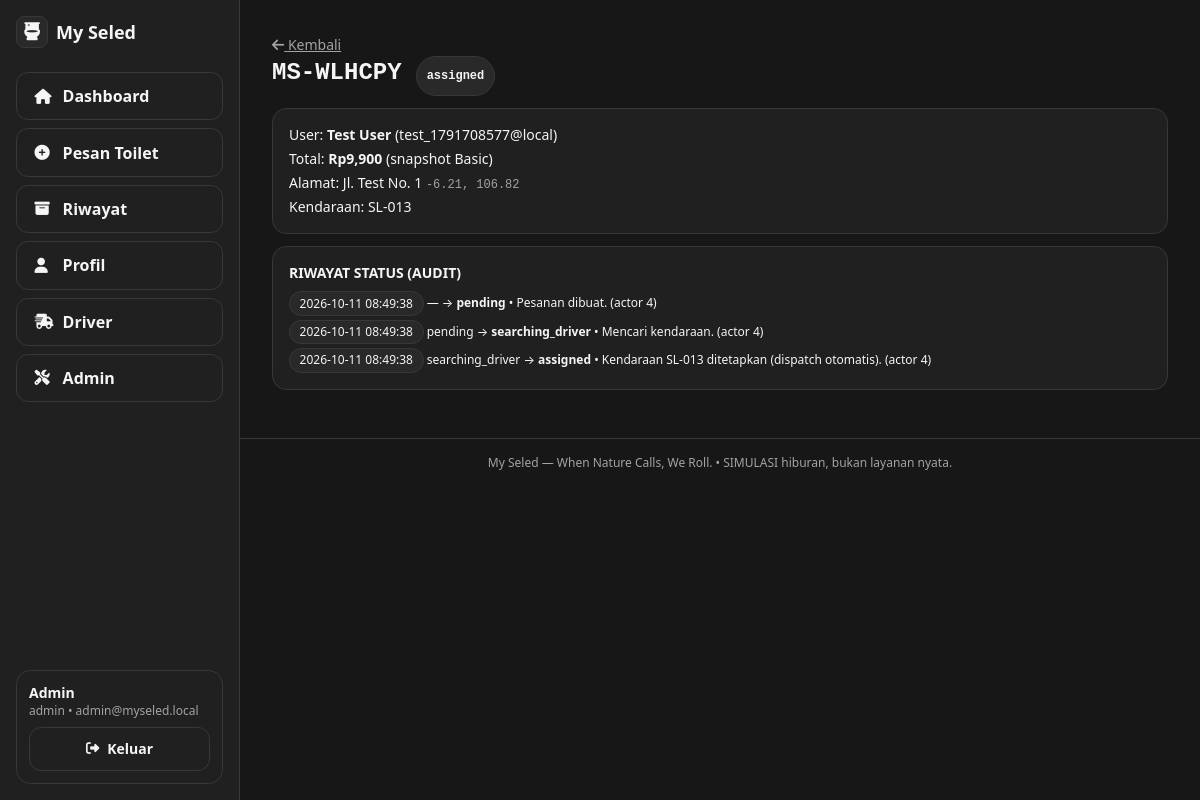
The app's page /admin/orders/MS-WLHCPY (signed in) with its own data.
### tables this page shows
CREATE TABLE orders (
  id INTEGER PRIMARY KEY AUTOINCREMENT,
  order_code TEXT NOT NULL UNIQUE,
  user_id INTEGER NOT NULL REFERENCES users(id) ON DELETE RESTRICT,
  package_id INTEGER REFERENCES packages(id) ON DELETE SET NULL,
  vehicle_id INTEGER REFERENCES vehicles(id) ON DELETE SET NULL,
  status TEXT NOT NULL DEFAULT 'pending' CHECK(status IN ('pending','searching_driver','assigned','driver_arriving','arrived','in_service','completed','cancelled')),
  destination_address TEXT NOT NULL,
  destination_latitude REAL NOT NULL CHECK(destination_latitude BETWEEN -90 AND 90),
  destination_longitude REAL NOT NULL CHECK(destination_longitude BETWEEN -180 AND 180),
  origin_latitude REAL,
  origin_longitude REAL,
  note TEXT,
  package_name_snapshot TEXT NOT NULL,
  package_price_snapshot INTEGER NOT NULL,
  subtotal INTEGER NOT NULL,
  total INTEGER NOT NULL,
  payment_status TEXT NOT NULL DEFAULT 'unpaid',
  progress REAL NOT NULL DEFAULT 0,
  last_sim_at TEXT,
  idempotency_key TEXT UNIQUE,
  created_at TEXT NOT NULL,
  updated_at TEXT NOT NULL,
  completed_at TEXT,
  cancelled_at TEXT
);

CREATE TABLE users (
  id INTEGER PRIMARY KEY AUTOINCREMENT,
  name TEXT NOT NULL,
  username TEXT NOT NULL UNIQUE,
  email TEXT NOT NULL UNIQUE,
  phone TEXT,
  password_hash TEXT NOT NULL,
  role TEXT NOT NULL DEFAULT 'user' CHECK(role IN ('user','driver','admin')),
  is_active INTEGER NOT NULL DEFAULT 1,
  is_online INTEGER NOT NULL DEFAULT 0,
  failed_logins INTEGER NOT NULL DEFAULT 0,
  locked_until TEXT,
  created_at TEXT NOT NULL,
  updated_at TEXT NOT NULL
);

CREATE TABLE vehicles (
  id INTEGER PRIMARY KEY AUTOINCREMENT,
  code TEXT NOT NULL UNIQUE,
  name TEXT NOT NULL,
  type TEXT NOT NULL DEFAULT 'mobile_toilet',
  capacity INTEGER NOT NULL DEFAULT 1,
  status TEXT NOT NULL DEFAULT 'available' CHECK(status IN ('available','assigned','on_trip','maintenance','offline')),
  latitude REAL NOT NULL DEFAULT -6.2,
  longitude REAL NOT NULL DEFAULT 106.816666,
  current_order_id INTEGER REFERENCES orders(id) ON DELETE SET NULL,
  updated_at TEXT NOT NULL,
  created_at TEXT NOT NULL
);

CREATE TABLE order_status_logs (
  id INTEGER PRIMARY KEY AUTOINCREMENT,
  order_id INTEGER NOT NULL REFERENCES orders(id) ON DELETE CASCADE,
  actor_user_id INTEGER REFERENCES users(id) ON DELETE SET NULL,
  old_status TEXT,
  new_status TEXT NOT NULL,
  note TEXT,
  created_at TEXT NOT NULL
);

### app/Core/Controller.php (called while the page is built, shortened)
<?php
class Controller
{
    protected function view(string $page, array $data = [], string $layout = 'app'): void
    {
        View::render($page, $data, $layout);
    }
}

### app/Controllers/AdminController.php (called while the page is built, shortened)
<?php
class AdminController extends Controller
{
    public function adminOrderDetail(array $p = []): void
    {
        $pdo = Database::connection();
        $code = $p['code'] ?? '';
        $st = $pdo->prepare("SELECT o.*, u.name AS user_name, u.email AS user_email, v.code AS vehicle_code FROM orders o LEFT JOIN users u ON u.id=o.user_id LEFT JOIN vehicles v ON v.id=o.vehicle_id WHERE o.order_code=? LIMIT 1");
        $st->execute([$code]);
        $order = $st->fetch();
        $logs = Order::logs((int)$order['id']);
        $this->view('admin/order-detail', ['title' => 'Detail ' . $code, 'order' => $order, 'logs' => $logs], 'app');
    }
}

### public/index.php (called while the page is built, shortened)
<?php
require __DIR__ . '/../app/bootstrap.php';
$router = new Router();
$uri = parse_url($_SERVER['REQUEST_URI'] ?? '/', PHP_URL_PATH) ?: '/';
$router->dispatch($_SERVER['REQUEST_METHOD'] ?? 'GET', $uri);

### app/bootstrap.php (called while the page is built, shortened)
<?php
spl_autoload_register(function ($class) {
    if (str_starts_with($class, 'App\\')) {
        $rel = str_replace('\\', '/', substr($class, 4));
        $file = BASE_PATH . '/app/' . $rel . '.php';
    }
});
$config = require BASE_PATH . '/config/app.php';

### app/Core/Database.php (called while the page is built, shortened)
<?php
class Database
{
    private static ?PDO $pdo = null;
    public static function connection(): PDO
    {
        if (self::$pdo instanceof PDO) {
            return self::$pdo;
        }
        $cfg = require BASE_PATH . '/config/database.php';
        $pdo = new PDO($cfg['dsn'], null, null, $cfg['options']);
        $pdo->exec('PRAGMA foreign_keys = ON');
        $pdo->exec('PRAGMA journal_mode = WAL');
        $pdo->exec('PRAGMA busy_timeout = 5000');
        self::$pdo = $pdo;
        return $pdo;
    }
}

### app/Models/Order.php (called while the page is built, shortened)
<?php
class Order
{
    public static function logs(int $orderId): array
    {
        $st = Database::connection()->prepare('SELECT * FROM order_status_logs WHERE order_id = ? ORDER BY created_at ASC, id ASC');
        $st->execute([$orderId]);
        return $st->fetchAll();
    }
}

### app/Models/User.php (called while the page is built, shortened)
<?php
class User
{
    public static function findById(int $id): ?array
    {
        $st = Database::connection()->prepare('SELECT * FROM users WHERE id = ? LIMIT 1');
        $st->execute([$id]);
        $r = $st->fetch();
        return $r ?: null;
    }
}

### app/Core/Auth.php (called while the page is built, shortened)
<?php
class Auth
{
    public static function user(): ?array
    {
        return User::findById((int)$_SESSION['user_id']);
    }
}

### pages/admin/order-detail.php (the view, shortened to what this page needs)
<a href="/admin/orders" class="text-sm muted underline"><i class="fa-solid fa-arrow-left"></i> Kembali</a>
<h1 class="text-2xl font-bold font-mono"><?= View::e($order['order_code']) ?> <span class="badge"><?= View::e($order['status']) ?></span></h1>
<div class="card p-4 mt-3 text-sm space-y-1">
  <div>User: <strong><?= View::e($order['user_name'] ?? '-') ?></strong> (<?= View::e($order['user_email'] ?? '-') ?>)</div>
  <div>Total: <strong>Rp<?= number_format($order['total']) ?></strong> (snapshot <?= View::e($order['package_name_snapshot']) ?>)</div>
  <div>Alamat: <?= View::e($order['destination_address']) ?> <span class="font-mono text-xs muted"><?= View::e($order['destination_latitude']) ?>, <?= View::e($order['destination_longitude']) ?></span></div>
  <div>Kendaraan: <?= View::e($order['vehicle_code'] ?? '—') ?></div>
</div>
<div class="card p-4 mt-3"><h2 class="font-bold text-sm">RIWAYAT STATUS (AUDIT)</h2><ul class="mt-2 space-y-1"><?php foreach ($logs as $l): ?><li class="text-xs"><span class="badge"><?= View::e($l['created_at']) ?></span> <?= View::e($l['old_status'] ?? '—') ?> → <strong><?= View::e($l['new_status']) ?></strong> <?= $l['note'] ? ' • ' . View::e($l['note']) : '' ?> (actor <?= View::e($l['actor_user_id'] ?? 'system') ?>)</li><?php endforeach; ?></ul></div>

### app/Core/Router.php (shortened to what this page needs)
<?php
class Router
{
    private array $routes = [];
    public function add(string|array $methods, string $pattern, callable|array $handler, array $middleware = []): void
    {
        $methods = array_map('strtoupper', (array)$methods);
        [$regex, $params] = $this->compile($pattern);
        foreach ($methods as $m) {
            $this->routes[$m][] = [
                'pattern' => $pattern,
                'regex' => $regex,
                'params' => $params,
                'handler' => $handler,
                'middleware' => $middleware,
            ];
        }
    }
    private function compile(string $pattern): array
    {
        $params = [];
        $regex = preg_replace_callback('#\{(\w+)\}#', function ($mm) use (&$params) {
            $params[] = $mm[1];
            return '([^/]+)';
        }, $pattern);
        return ['#^' . $regex . '$#', $params];
    }
    public function dispatch(string $method, string $path): void
    {
        $method = strtoupper($method);
        $routes = $this->routes[$method] ?? [];
        foreach ($routes as $r) {
            if (preg_match($r['regex'], $path, $matches)) {
                array_shift($matches);
                $params = [];
                foreach ($r['params'] as $i => $name) {
                    $params[$name] = urldecode($matches[$i] ?? '');
                }
                $this->callHandler($r['handler'], $params);
                return;
            }
        }
    }
    private function callHandler(callable|array $handler, array $params): void
    {
        [$class, $method] = $handler;
        $obj = new $class();
        $obj->$method($params);
    }
}

### components/layouts/app.php (shortened to what this page needs)
<?php
$user = \App\Core\Auth::user();
?>
<!DOCTYPE html>
<html lang="id">
<head>
<script src="https://cdn.tailwindcss.com"></script>
<link rel="stylesheet" href="/assets/css/custom.css">
<link rel="stylesheet" href="https://unpkg.com/leaflet@1.9.4/dist/leaflet.css">
<link rel="stylesheet" href="https://cdnjs.cloudflare.com/ajax/libs/font-awesome/6.5.2/css/all.min.css">
</head>
<body class="min-h-screen">
<div class="flex min-h-screen">
  <aside class="sidebar-desktop w-60 shrink-0 border-r border-[#383838] bg-[#202020] p-4 hidden md:flex flex-col gap-2">
    <a href="<?= $user ? '/home' : '/' ?>" class="flex items-center gap-2 font-extrabold text-lg mb-4"><span class="w-8 h-8 inline-flex items-center justify-center rounded-lg bg-[#292929] border border-[#383838]"><i class="fa-solid fa-toilet"></i></span> My Seled</a>
    <?php if ($user): ?>
      <a href="/home" class="btn btn-ghost justify-start"><i class="fa-solid fa-house w-5"></i> Dashboard</a>
      <a href="/order" class="btn btn-ghost justify-start"><i class="fa-solid fa-circle-plus w-5"></i> Pesan Toilet</a>
      <a href="/orders" class="btn btn-ghost justify-start"><i class="fa-solid fa-box-archive w-5"></i> Riwayat</a>
      <a href="/profile" class="btn btn-ghost justify-start"><i class="fa-solid fa-user w-5"></i> Profil</a>
      <?php if (in_array($user['role'], ['driver','admin'])): ?><a href="/driver" class="btn btn-ghost justify-start"><i class="fa-solid fa-truck-fast w-5"></i> Driver</a><?php endif; ?>
      <?php if ($user['role']==='admin'): ?><a href="/admin" class="btn btn-ghost justify-start"><i class="fa-solid fa-screwdriver-wrench w-5"></i> Admin</a><?php endif; ?>
      <div class="mt-auto card p-3 text-sm"><div class="font-semibold"><?= View::e($user['name']) ?></div><div class="muted text-xs"><?= View::e($user['role']) ?> • <?= View::e($user['email']) ?></div><a href="/logout" class="btn btn-ghost w-full mt-2 text-sm"><i class="fa-solid fa-right-from-bracket"></i> Keluar</a></div>
    <?php else: ?>
      <a href="/" class="btn btn-ghost justify-start">Beranda</a>
      <a href="/login" class="btn btn-ghost justify-start">Masuk</a>
      <a href="/register" class="btn btn-primary justify-start">Daftar</a>
    <?php endif; ?>
  </aside>
  <div class="flex-1 min-w-0">
    <main class="p-4 md:p-8 max-w-5xl mx-auto pb-24 md:pb-12">
      <?= $content ?? '' ?>
    </main>
    <footer class="border-t border-[#383838] p-4 text-center muted text-xs">My Seled — When Nature Calls, We Roll. • SIMULASI hiburan, bukan layanan nyata.</footer>
  </div>
</div>
</body>
</html>

### public/assets/css/custom.css (style rules this page uses)
:root { --bg: #171717; --surface: #202020; --surface2: #292929; --border: #383838; --text: #F5F5F5; --muted: #A3A3A3; --accent: #D4D4D4; --success: #4ADE80; --warning: #FBBF24; --error: #F87171; }
html, body { background: var(--bg); color: var(--text); }
body { font-family: ui-sans-serif, system-ui, -apple-system, "Segoe UI", Roboto, Inter, Arial, sans-serif; }
.card { background: var(--surface); border: 1px solid var(--border); border-radius: 0.9rem; }
.muted { color: var(--muted); }
.btn { display: inline-flex; align-items: center; justify-content: center; gap: .5rem; font-weight: 600; border-radius: .75rem; padding: .7rem 1.1rem; border: 1px solid var(--border); transition: all .15s ease; }
.btn-ghost { background: transparent; color: var(--text); }
.badge { display: inline-flex; align-items: center; padding: .2rem .6rem; border-radius: 999px; font-size: .75rem; border: 1px solid var(--border); background: var(--surface2); }
.btn .fa-solid, .btn .fa-regular { font-size: .95em; }

### records on screen
orders: users.name "Admin", users.role "admin", users.email "admin@myseled.local", order_code "MS-WLHCPY", status "assigned", user.name "Test User", user.email "test_1791708577@local", total "9,900", package_name_snapshot "Basic", destination_address "Jl. Test No. 1", destination_latitude "-6.21", destination_longitude "106.82", vehicle.code "SL-013"
order_status_logs: created_at "2026-10-11 08:49:38", old_status "—", new_status "pending", note "Pesanan dibuat.", actor_user "4"
order_status_logs: created_at "2026-10-11 08:49:38", old_status "pending", new_status "searching_driver", note "Mencari kendaraan.", actor_user "4"
order_status_logs: created_at "2026-10-11 08:49:38", old_status "searching_driver", new_status "assigned", note "Kendaraan SL-013 ditetapkan (dispatch otomatis).", actor_user "4"
